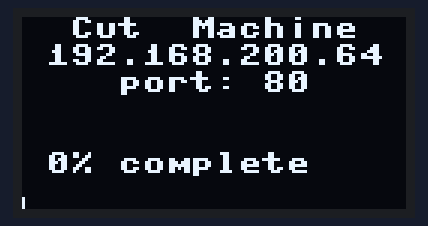
The program below on a simulated ESP32 board running MicroPython. On the bench: 128×64 one-colour display. At 4.0 s the program stops and its outputs stay as they are.

Above: at 0.21 s.
At 0.86 s:
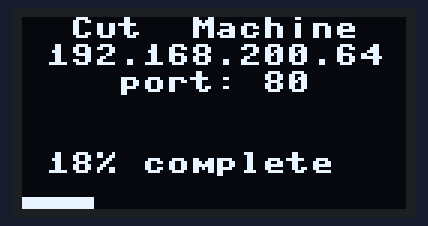
At 1.49 s:
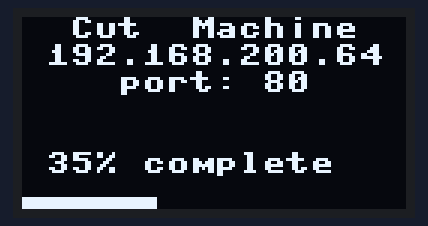
At 2.11 s:
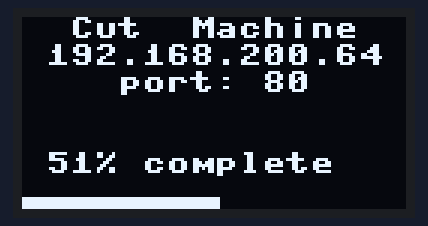
At 4.0 s:
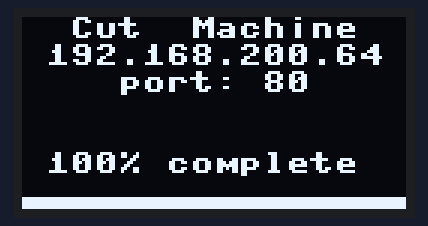

The program:

Display_3pulg.py
```python
from machine import Pin, I2C
import ssd1306
import time

# Configuración del bus I2C
i2c = I2C(scl=Pin(22), sda=Pin(21))

# Inicializar el display OLED
oled_width = 128
oled_height = 64
oled = ssd1306.SSD1306_I2C(oled_width, oled_height, i2c)

def mostrar_porcentaje(proporcion):
    # Limpiar el display
    oled.fill(0)
    # Mostrar "Hola mundo" en el display
    oled.text("  Cut  Machine  ", 0, 0)
    oled.text(" 192.168.200.64 ", 0, 9)
    oled.text("    port: 80    ", 0, 18)

    oled.text(f" {proporcion}% complete", 0, 45)

    # Mostrar el porcentaje en el display
    proporcion = (proporcion * 128) // 100
    for i in range(0, 128):
        if i > proporcion:
            break

        for j in range(60, 64):
            oled.pixel(i, j, 1)
    oled.show()

# Mostrar el 50% de grosor
for p in range(0, 101):

    mostrar_porcentaje(p)

    # Esperar unos segundos
    time.sleep(0.01)
```
